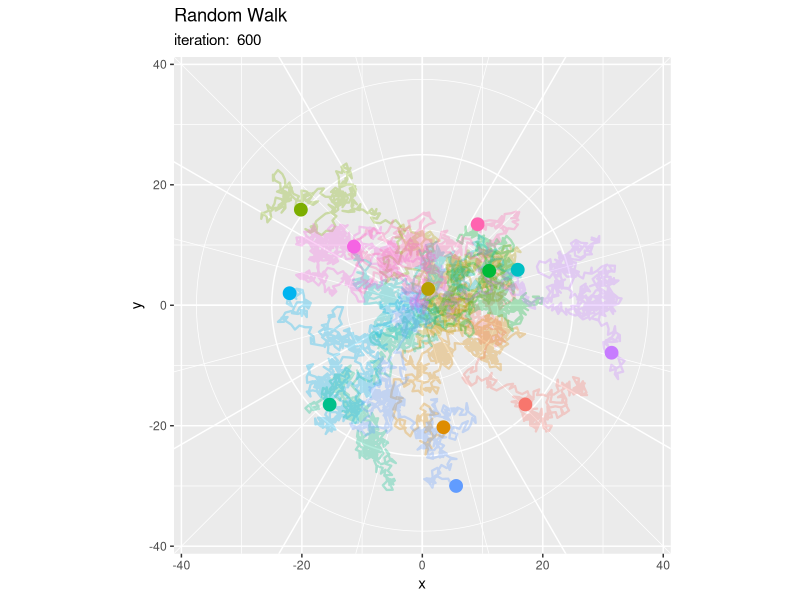

Recreate this plot in R. (Note: this script raises an error after producing the figure.)

# 2次元(全方向)ランダムウォークの作図 -------------------------------------------------------------

# 利用パッケージ
library(gganimate)
library(tidyverse)

# パッケージ名の省略用
library(ggplot2)


# 作図 -------------------------------------------------------------

# 試行回数を指定
max_iter <- 600

# サンプルサイズを指定
sample_size <- 12

# 乱数の生成と集計
trace_df <- tibble::tibble(
  id = factor(1:sample_size) # サンプル番号
) |> 
  dplyr::reframe(
    iter = 0:max_iter, # 試行番号
    t    = c(NA, runif(n = max_iter, min = 0, max = 2*pi)), # 初期値NA, 乱数0から2π
    .by = id
  ) |> # 移動量用の乱数を生成
  dplyr::mutate(
    x = dplyr::if_else(iter > 0, true = cos(t), false = 0), 
    y = dplyr::if_else(iter > 0, true = sin(t), false = 0)
  ) |> # 移動量を計算
  dplyr::mutate(
    x = cumsum(x), 
    y = cumsum(y), .by = id
  ) # 総移動量を計算


# 最大移動量を取得
max_val <- c(trace_df[["x"]], trace_df[["y"]]) |> 
  abs() |> 
  max()

# 目盛間隔を設定
tick_major_val <- 25
tick_minor_val <- 0.5 * tick_major_val

# グラフサイズを設定:(目盛間隔で切り上げ)
axis_size <- ceiling(max_val / tick_minor_val) * tick_minor_val

# ノルム目盛線の座標を作成
circle_df <- tidyr::expand_grid(
  r = seq(from = tick_minor_val, to = axis_size, by = tick_minor_val), # 半径
  t = seq(from = 0, to = 2*pi, length.out = 361), # 1周期分のラジアン
) |> # ノルムごとにラジアンを複製
  dplyr::mutate(
    x = r * cos(t), 
    y = r * sin(t), 
    grid  = dplyr::if_else(
      r%%tick_major_val == 0, true = "major", false = "minor"
    ) # 目盛カテゴリ
  ) # 円周の座標を計算

# 半円(範囲π)における目盛数を指定
tick_num <- 6

# 角度目盛線の座標を作成
diag_df <- tibble::tibble(
  i = seq(from = 0, to = tick_num-0.5, by = 0.5), # 目盛番号
  t = i/tick_num * pi, # 半周期分のラジアン
  a = tan(t), # 目盛線の傾き
  grid = dplyr::if_else(
    i%%1 == 0, true = "major", false = "minor"
  ) # 目盛カテゴリ
)


# 最終結果を抽出
res_df <- trace_df |> 
  dplyr::filter(iter == max_iter)

# 2Dランダムウォークを作図
graph <- ggplot() + 
  geom_path(data = circle_df, 
            mapping = aes(x = x, y = y, linewidth = grid, group = r), 
            color = "white", show.legend = FALSE) + # ノルム目盛線
  geom_abline(data = diag_df, 
              mapping = aes(slope = a, intercept = 0, linewidth = grid), 
              color = "white", show.legend = FALSE) + # 角度目盛線
  geom_path(data = trace_df, 
            mapping = aes(x = x, y = y, color = id), 
            linewidth = 0.8, alpha = 0.3) + # 軌跡
  geom_point(data = res_df, 
             mapping = aes(x = x, y = y, color = id), 
             size = 4) + # 最終地点
  scale_linewidth_manual(breaks = c("major", "minor"), 
                         values = c(0.5, 0.25)) + # 主・補助目盛線用
  guides(color = "none") + 
  coord_fixed(ratio = 1, 
              xlim = c(-axis_size, axis_size), 
              ylim = c(-axis_size, axis_size)) + # アスペクト比
  labs(title = "Random Walk", 
       subtitle = paste("iteration: ", max_iter), 
       x = "x", y = "y")
graph

# グラフを書出
ggplot2::ggsave(
  plot = graph, filename = "output/RandomWalk/2d_360.png", 
  width = 10, height = 10, units = "in", dpi = 250
)


# 2Dランダムウォークのアニメーションを作図
anim <- ggplot() + 
  geom_path(data = circle_df, 
            mapping = aes(x = x, y = y, linewidth = grid, group = r), 
            color = "white", show.legend = FALSE) + # ノルム目盛線
  geom_abline(data = diag_df, 
              mapping = aes(slope = a, intercept = 0, linewidth = grid), 
              color = "white", show.legend = FALSE) + # 角度目盛線
  geom_path(data = trace_df,
            mapping = aes(x = x, y = y, color = id),
            linewidth = 0.8, alpha = 0.3) + # 軌跡
  geom_point(data = trace_df,
             mapping = aes(x = x, y = y, color = id),
             size = 4, show.legend = FALSE) + # 現在地点
  gganimate::transition_reveal(along = iter) + # フレーム切替
  scale_color_manual(breaks = factor(1:sample_size), values = color_df[["color_code"]]) + # (資料作成用)
  scale_linewidth_manual(breaks = c("major", "minor"), 
                         values = c(0.5, 0.25)) + # 主・補助目盛線用
  guides(color = "none") + 
  coord_fixed(ratio = 1, 
              xlim = c(-axis_size, axis_size), 
              ylim = c(-axis_size, axis_size)) + # アスペクト比
  labs(title = "Random Walk", 
       subtitle = "iteration: {frame_along}", 
       color = "id", 
       x = "x", y = "y")

# 動画を作成
gganimate::animate(
  plot = anim, nframes = max_iter+1, fps = 10, 
  width = 10, height = 10, units = "in", res = 250, 
  renderer = gganimate::av_renderer(file = "output/RandomWalk/2d_360.mp4")
)
